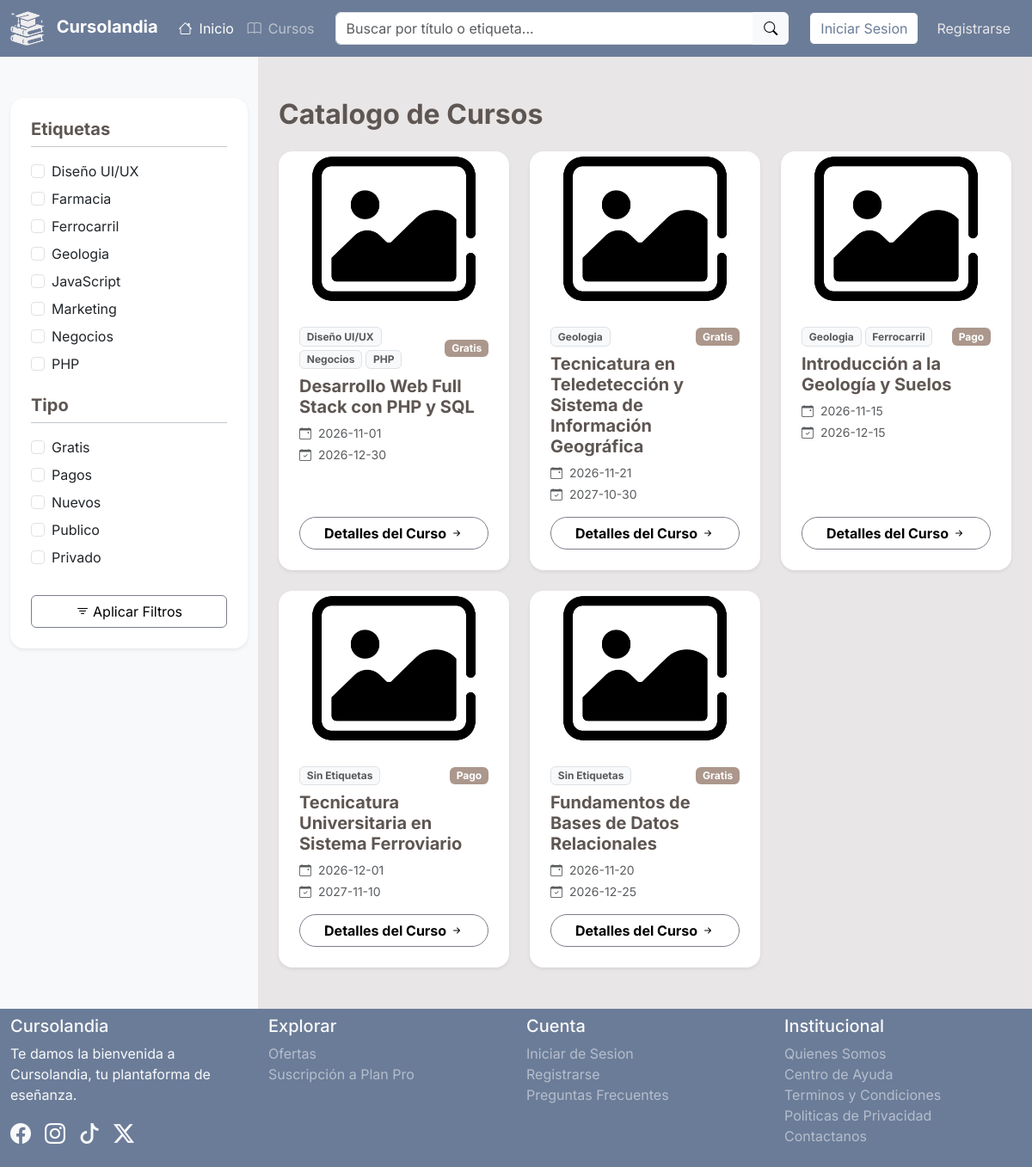
The page /Interfaz/Cursos/catalogo.php on the database its author committed.
### tables this page shows
CREATE TABLE Etiquetas (
    E_ID INT AUTO_INCREMENT NOT NULL PRIMARY KEY,
    E_Nombre VARCHAR(50) NOT NULL UNIQUE
);

CREATE TABLE Cursos (
    C_ID INT AUTO_INCREMENT NOT NULL,
    U_ID_Crea INT NOT NULL,
    C_Titulo VARCHAR (150) NOT NULL,
    C_Descripcion TEXT NOT NULL,
    C_Costo DECIMAL(10, 2) DEFAULT NULL,
    C_Cupos INT DEFAULT NULL,
    C_FDInicio DATE NOT NULL,
    C_FDFin DATE NOT NULL,
    C_Img VARCHAR(255) DEFAULT 'imgcurso_pordefecto.png',
    C_Acceso ENUM('Publico','Privado') NOT NULL DEFAULT 'Publico',
    PRIMARY KEY (C_ID),
    CONSTRAINT FK_U_ID_Crea FOREIGN KEY (U_ID_Crea) REFERENCES Usuarios(U_ID) ON DELETE CASCADE,
    CONSTRAINT chk_C_Costo CHECK (C_Costo IS NULL OR C_Costo >= 0),
    CONSTRAINT chk_C_Cupos CHECK (C_Cupos IS NULL OR C_Cupos >= 0),
    CONSTRAINT chk_C_Fechas CHECK (C_FDInicio <= C_FDFin)
);

### Persistencia/Consultas/EtiquetaBD.php (called while the page is built, shortened)
<?php
    require_once RUTA_BASE . "/Logica/Etiqueta.php";
    class EtiquetaBD {
        public function listar_etiquetas () {
            $lista_e = array();
            include RUTA_BASE . "/Persistencia/conexion.php";
            $qry = "SELECT * FROM Etiquetas";
            $result = mysqli_query($conexion,$qry);
            while ($fila = mysqli_fetch_array($result)) {
                $e = new Etiqueta ($fila[1],$fila[0]);
                $lista_e[] = $e;
            }
            return $lista_e;
        }
    }
?>

### Logica/Etiqueta.php (called while the page is built, shortened)
<?php
    class Etiqueta {
        public function __construct ($nombre, $id = null) {
            $this -> nombre = $nombre;
            $this -> id = $id;
        }
        public function __get ($var) {
            return $this -> $var;
        }
    }
?>

### Persistencia/Consultas/CursoBD.php (called while the page is built, shortened)
<?php
    class CursoBD {
        public function listar_cursos ($f_etiquetas = array(), $f_gratis = 0, $f_pagos = 0,
            $f_nuevos = 0, $f_publicos = 0, $f_privados = 0) {
            $condiciones = "WHERE 1=1";
            $lista = array();
            $order = ($f_nuevos == 1) ? "ORDER BY C_ID DESC" : "";
            $qry = "
                SELECT Cursos.*, U_Nom, U_Ape,
                GROUP_CONCAT(E_Nombre SEPARATOR ', ') AS Etiquetas
                FROM Cursos INNER JOIN Usuarios ON U_ID_Crea = U_ID
                LEFT JOIN Tiene ON C_ID = C_ID_Tiene
                LEFT JOIN Etiquetas ON E_ID_Tiene = E_ID
                $condiciones
                GROUP BY Cursos.C_ID
                $order
            ";
            include RUTA_BASE . "/Persistencia/conexion.php";
            $result = mysqli_query($conexion,$qry);
            while ($fila = mysqli_fetch_array($result)) {
                $lista[] = $fila;
            }
            return $lista;
        }
    }
?>

### Interfaz/Cursos/catalogo.php (the view, shortened to what this page needs)
<?php
    include RUTA_BASE . '/Interfaz/Incluidos/cabecera.php';
    require_once RUTA_BASE . '/Persistencia/Consultas/EtiquetaBD.php';
    require_once RUTA_BASE . '/Persistencia/Consultas/CursoBD.php';
    extract($_POST);
    extract($_GET);
    $ebdd = new EtiquetaBD();
    $cbdd = new CursoBD();
    $lista_e = $ebdd -> listar_etiquetas();
    if (isset($buscar) && $buscar != "") {
        $lista_c = $cbdd -> buscar_curso($buscar);
        if (count($lista_c) == 0) {
            $mensaje_e = "No se encontro ningun elemento con esa palabra ingresada.";
        } else {
            $mensaje_e = "Elementos encontrados: " . count($lista_c);
        }
    } else {
        $lista_c = $cbdd -> listar_cursos();
    }
?>
<main>
    <section class="container-fluid">
        <div class="row">
            <div class="d-none d-lg-block col-lg-3 bg-light py-5">
                <div class="card bg-white rounded-4 border-0 shadow-sm p-4">
                    <form action="catalogo.php" method="POST" name="fpcfiltros">
                        <h5 class="mi-color-text fw-bold border-bottom border-secondary-subtle pb-2 mb-3">Etiquetas</h5>
                        <?php foreach($lista_e as $e):?>
                            <div class="form-check mb-2">
                                <input type='checkbox' name='etiquetas[]' id='<?php echo "etiq_pc_{$e->id}"; ?>' class='form-check-input' value='<?php echo $e->id; ?>'>
                                <label for='<?php echo "etiq_pc_{$e->id}"; ?>' class='form-check-label'><?php echo $e->nombre ;?></label>
                            </div>
                        <?php endforeach; ?>
                        <h5 class="mi-color-text fw-bold border-bottom border-secondary-subtle pb-2 mb-3 mt-4">Tipo</h5>
                        <div class="form-check mb-2">
                            <input type="checkbox" class="form-check-input" name="checkgratis" id="checkgratispc">
                            <label for="checkgratispc">Gratis</label>
                        </div>
                        <div class="form-check mb-2">
                            <input type="checkbox" class="form-check-input" name="checkpagos" id="checkpagospc">
                            <label for="checkpagospc">Pagos</label>
                        </div>
                        <div class="form-check mb-2">
                            <input type="checkbox" class="form-check-input" name="checknuevos" id="checknuevospc">
                            <label for="checknuevospc">Nuevos</label>
                        </div>
                        <div class="form-check mb-2">
                            <input type="checkbox" class="form-check-input" name="checkpublicos" id="checkpublicospc">
                            <label for="checkpublicospc">Publico</label>
                        </div>
                        <div class="form-check mb-2">
                            <input type="checkbox" class="form-check-input" name="checkprivados" id="checkprivadospc">
                            <label for="checkprivadospc">Privado</label>
                        </div>
                        <button type="submit" name="aplicar_f" value="1" class="btn mis-btnes-sinbg text-light w-100 mt-4"><i class="bi bi-filter me-1"></i>Aplicar Filtros</button>
                    </form>
                </div>
            </div>
            <div class="col-12 col-lg-9 py-5 px-4">
                <h2 class="mi-color-text fw-bold mb-4">Catalogo de Cursos</h2>
                <div class="row g-4">
                    <?php foreach ($lista_c as $c) :?>
                        <div class="col-12 col-md-6 col-lg-4">
                            <div class='card h-100 shadow-sm border-0 rounded-4'>
                                <?php if ($c["C_Img"] == "imgcurso_pordefecto.png"):?>
                                    <img src='<?php echo URL_BASE . "/Interfaz/Activos/imgcurso_pordefecto.png"; ?>' alt='' class='card-img-top rounded-top-4' style='height: 180px; object-fit: cover;'>
                                <?php else: ?>
                                    <img src='<?php echo URL_BASE . "/Subidos/Img/Cursos/" . $c["C_Img"];?>' alt='' class='card-img-top rounded-top-4' style='height: 180px; object-fit: cover;'>
                                <?php endif; ?>
                                <div class='card-body d-flex flex-column p-4'>
                                    <div class='d-flex justify-content-between align-items-center mb-2'>
                                        <div class="d-flex flex-wrap gap-1">
                                            <?php
                                                if (!empty($c["Etiquetas"])) {
                                                    $lista_e = explode(", ",$c["Etiquetas"]);
                                                    foreach ($lista_e as $e) {
                                                        echo "<span class='badge text-bg-light border text-muted'>{$e}</span>";
                                                    }
                                                } else {
                                                    echo "<span class='badge text-bg-light border text-muted'>Sin Etiquetas</span>";
                                                }
                                            ?>
                                        </div>
                                        <?php if ($c["C_Costo"] > 0):?>
                                        <span class='badge mi-bg-bronce'>Pago</span>
                                        <?php else: ?>
                                        <span class='badge mi-bg-bronce'>Gratis</span>
                                        <?php endif; ?>
                                    </div>
                                    <h5 class='card-title fw-bold mi-color-text mb-2'><?php echo $c["C_Titulo"];?></h5>
                                    <p class='text-muted small mb-1'>
                                        <i class='bi bi-calendar-event me-1'></i> <?php echo $c["C_FDInicio"];?>
                                    </p>
                                    <p class='text-muted small mb-3'>
                                        <i class='bi bi-calendar-check me-1'></i> <?php echo $c["C_FDFin"];?>
                                    </p>
                                    <a href='<?php echo URL_BASE; ?>/Interfaz/Cursos/detalles_c.php?id_c=<?php echo $c["C_ID"]; ?>' class='btn mis-btnes-sinbg rounded-pill w-100 mt-auto fw-bold'>
                                        Detalles del Curso <i class='bi bi-arrow-right-short'></i>
                                    </a>
                                </div>
                            </div>
                        </div>
                    <?php endforeach; ?>
                </div>
            </div>
        </div>
    </section>
</main>
<?php
include RUTA_BASE . '/Interfaz/Incluidos/pie.php';
?>

### Interfaz/Activos/curstyles.css (style rules this page uses)
body { background-color: #E9E6E7; font-family: 'Inter', sans-serif; }
.mi-bg-bronce { background-color: #AB978C; }
.mi-color-text { color: #5E5653; }
.mis-btnes-sinbg { background-color: transparent !important; border: 1px solid #7B7F8A !important; color: #000000 !important; }

### rows shown on the page
etiquetas: E_Nombre "Diseño UI/UX"
etiquetas: E_Nombre "Farmacia"
etiquetas: E_Nombre "Ferrocarril"
etiquetas: E_Nombre "Geologia"
etiquetas: E_Nombre "JavaScript"
etiquetas: E_Nombre "Marketing"
etiquetas: E_Nombre "Negocios"
etiquetas: E_Nombre "PHP"
cursos: e "Diseño UI/UX", e "Negocios", e "PHP", C_Costo "Gratis", C_Titulo "Desarrollo Web Full Stack con PHP y SQL", C_FDInicio "2026-11-01", C_FDFin "2026-12-30"
cursos: e "Geologia", C_Costo "Gratis", C_Titulo "Tecnicatura en Teledetección y Sistema de Información Geográfica", C_FDInicio "2026-11-21", C_FDFin "2027-10-30"
cursos: e "Geologia", e "Ferrocarril", C_Costo "Pago", C_Titulo "Introducción a la Geología y Suelos", C_FDInicio "2026-11-15", C_FDFin "2026-12-15"
cursos: shows "Sin Etiquetas", C_Costo "Pago", C_Titulo "Tecnicatura Universitaria en Sistema Ferroviario", C_FDInicio "2026-12-01", C_FDFin "2027-11-10"
cursos: shows "Sin Etiquetas", C_Costo "Gratis", C_Titulo "Fundamentos de Bases de Datos Relacionales", C_FDInicio "2026-11-20", C_FDFin "2026-12-25"
